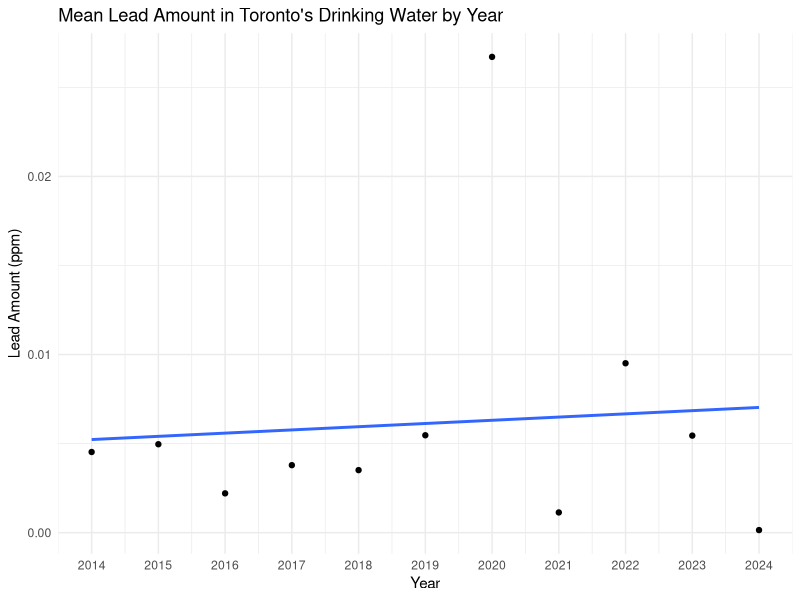
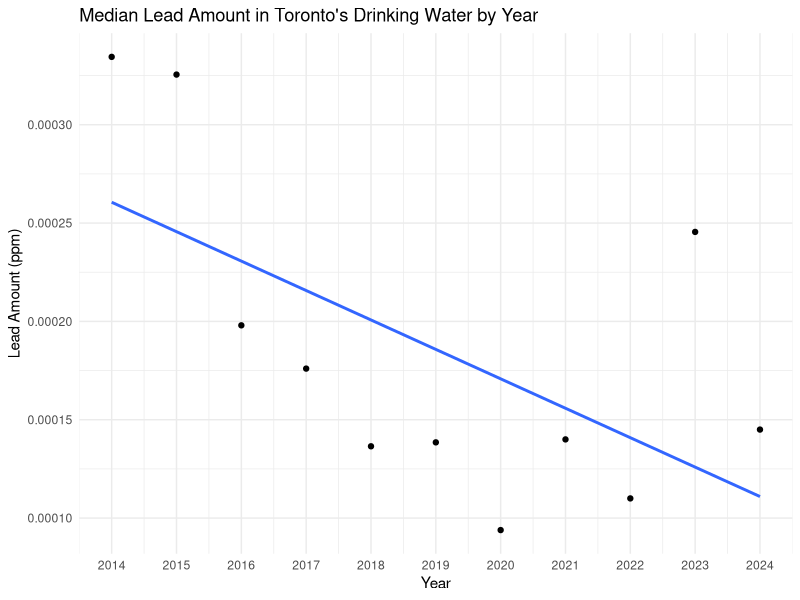

Source code (R) for these figures, in order:
## ---- chunk 1
#| message: false
#| echo: false

#### Workspace set-up ####

## Load packages
library(tidyverse)
library(knitr)
library(here)
library(ggplot2)

#### Read in cleaned data ####

cleaned_lead_sample_data = read_csv(
  file = here("outputs/data/cleaned_toronto_water_lead_sample.csv"),
  show_col_types = FALSE
)
## ---- chunk 2
#| echo: false
#| message: false
#| label: tbl-cleaned-data
#| tbl-cap: Sample of cleaned lead concentration data

head(cleaned_lead_sample_data, 5) |>
  mutate(lead_amount_ppm = format(lead_amount_ppm, scientific = F)) |>
  kable(
    col.names = c("Sample ID", "Date", "Lead Amount (ppm)"),
    align='llc',
    booktabs = TRUE
  )
## ---- chunk 3
#| echo: false
#| message: false
#| label: tbl-yearly-mean-lead-ppm
#| tbl-cap: Mean lead concentration of water samples by year

cleaned_lead_sample_data |>
  mutate(sample_year = year(sample_date)) |>
  arrange(year(sample_date)) |> 
  summarise(mean_lead_amount = mean(lead_amount_ppm),
            .by = sample_year) |>
  kable(
    col.names = c("Year", "Lead Amount (ppm)"),
    align='lc',
    booktabs = TRUE
  )
## ---- chunk 4
#| echo: false
#| message: false
#| label: tbl-yearly-median-lead-ppm
#| tbl-cap: Median lead concentration of water samples by year

cleaned_lead_sample_data |>
  mutate(sample_year = year(sample_date)) |>
  arrange(year(sample_date)) |> 
  summarise(median_lead_amount = median(lead_amount_ppm),
            .by = sample_year) |>
  kable(
    col.names = c("Year", "Lead Amount (ppm)"),
    align='lc',
    booktabs = TRUE
  )
## ---- chunk 5
#| echo: false
#| message: false
#| label: fig-mean-lead-concentration-by-year
#| fig-cap: Mean lead concentration of water samples by year

cleaned_lead_sample_data |>
  mutate(sample_year = year(sample_date)) |>
  arrange(year(sample_date)) |> 
  summarise(mean_lead_amount = mean(lead_amount_ppm),
            .by = sample_year) |>
  ggplot(aes(x = sample_year, y = mean_lead_amount)) +
  ggtitle("Mean Lead Amount in Toronto's Drinking Water by Year") +
  geom_point() +
  geom_smooth(method = "lm", se = FALSE) +
  theme_minimal() +
  labs(x = "Year", y = "Lead Amount (ppm)") +
  scale_x_continuous(breaks=seq(2014,2024,1)) +
  scale_color_brewer(palette = "Set1") + 
  theme(plot.caption = element_text(hjust=0))
## ---- chunk 6
#| echo: false
#| message: false
#| label: fig-median-lead-concentration-by-year
#| fig-cap: Median lead concentration of water samples by year

cleaned_lead_sample_data |>
  mutate(sample_year = year(sample_date)) |>
  arrange(year(sample_date)) |> 
  summarise(median_lead_amount = median(lead_amount_ppm),
            .by = sample_year) |>
  ggplot(aes(x = sample_year, y = median_lead_amount)) +
  ggtitle("Median Lead Amount in Toronto's Drinking Water by Year") +
  geom_point() +
  geom_smooth(method = "lm", se = FALSE) +
  theme_minimal() +
  labs(x = "Year", y = "Lead Amount (ppm)") +
  scale_x_continuous(breaks=seq(2014,2024,1)) +
  scale_color_brewer(palette = "Set1") +
  theme(plot.caption = element_text(hjust=0))
